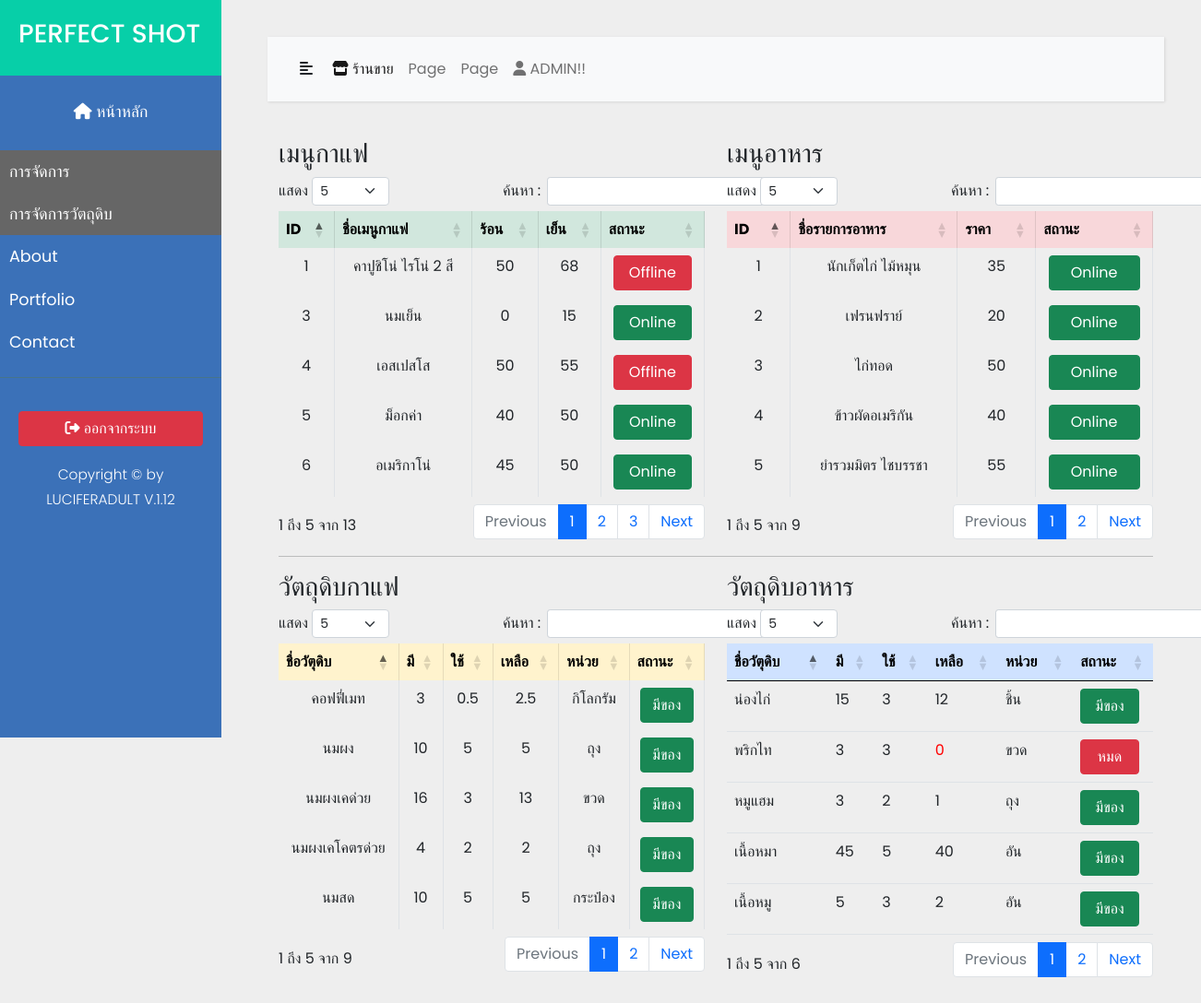
/admin.php (signed in), run on an earlier commit of the app's database.
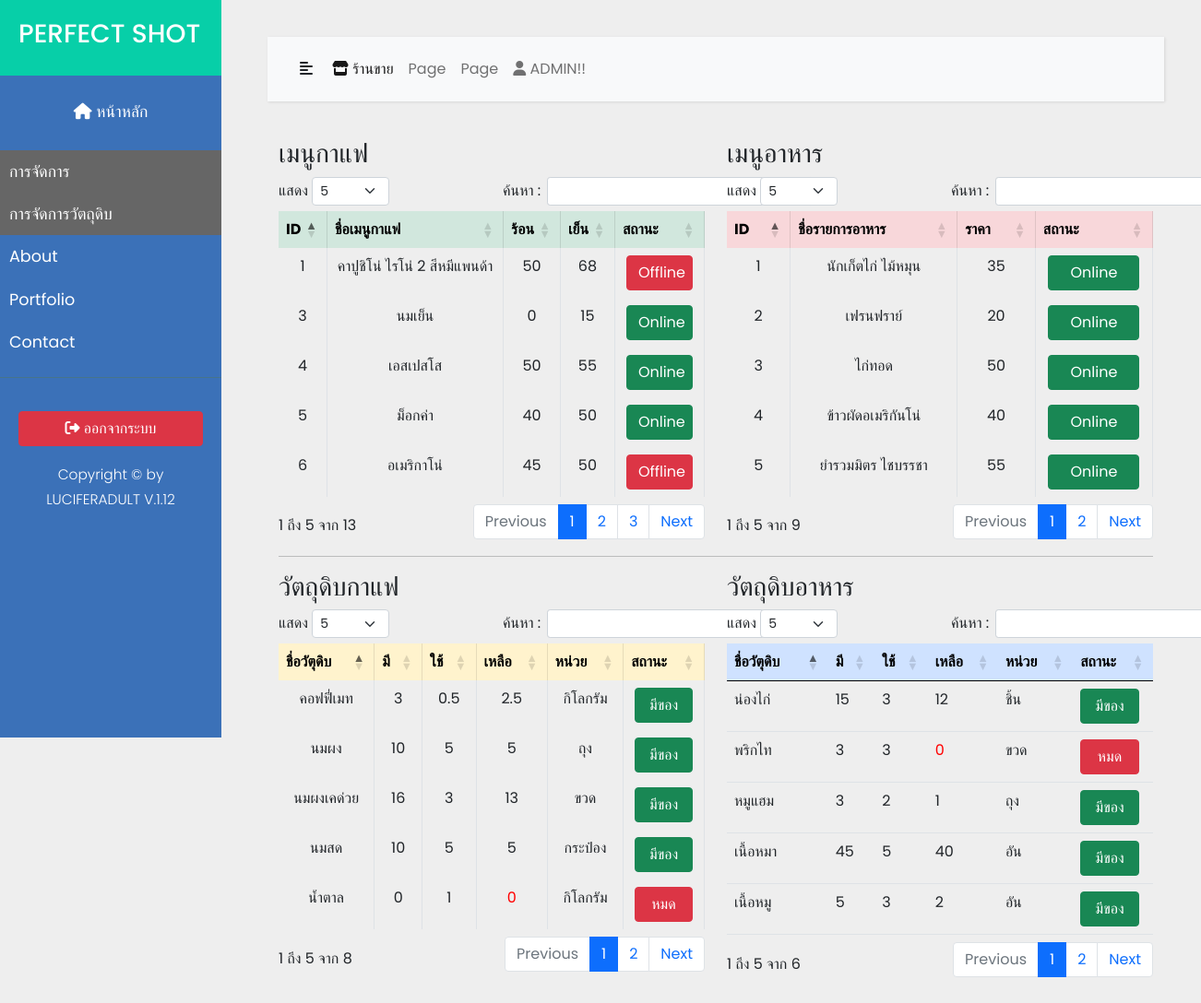
And on a later commit of the database.
### tables this page shows
CREATE TABLE `product_coffee` (
  `id_product` int(11) NOT NULL,
  `coffee_product` varchar(50) NOT NULL,
  `hot_price` float NOT NULL,
  `ice_price` float NOT NULL,
  `id_status` int(2) NOT NULL
);

CREATE TABLE `status_coffee` (
  `id_status` int(11) NOT NULL,
  `status` varchar(20) NOT NULL
);

CREATE TABLE `product_food` (
  `id_product_food` int(11) NOT NULL,
  `food_product` varchar(30) NOT NULL,
  `food_price` double NOT NULL,
  `id_status` int(11) NOT NULL
);

CREATE TABLE `material_coffee` (
  `id_mat_coffee` int(11) NOT NULL,
  `name_mat_coffee` varchar(50) NOT NULL,
  `have_qty_mat_coffee` double NOT NULL,
  `use_qty_mat_coffee` double NOT NULL,
  `total_qty_mat_coffee` double NOT NULL,
  `unit_mat_coffee` varchar(15) NOT NULL,
  `id_status_mat` int(11) NOT NULL
);

CREATE TABLE `status_material` (
  `id_status_mat` int(11) NOT NULL,
  `status_mat` varchar(15) NOT NULL
);

CREATE TABLE `material_food` (
  `id_mat_food` int(11) NOT NULL,
  `name_mat_food` varchar(50) NOT NULL,
  `have_qty_mat_food` double NOT NULL,
  `use_qty_mat_food` double NOT NULL,
  `total_qty_mat_food` int(11) NOT NULL,
  `unit_mat_food` varchar(15) NOT NULL,
  `id_status_mat` int(11) NOT NULL
);

### command.php (called while the page is built, shortened)
<?php
require 'connection/connect.php';
$query_product_coffee = "SELECT product_coffee.id_product,product_coffee.coffee_product,product_coffee.hot_price,product_coffee.ice_price,status_coffee.status FROM product_coffee
    INNER JOIN status_coffee ON product_coffee.id_status = status_coffee.id_status";
$result_product_coffee = mysqli_query($connect, $query_product_coffee);
$query_product_food = "SELECT product_food.id_product_food,product_food.food_product,product_food.food_price,status_coffee.status FROM product_food INNER JOIN status_coffee ON product_food.id_status = status_coffee.id_status";
$result_product_food = mysqli_query($connect, $query_product_food);
$query_material_coffee = "SELECT material_coffee.id_mat_coffee,material_coffee.name_mat_coffee,material_coffee.have_qty_mat_coffee,material_coffee.use_qty_mat_coffee,material_coffee.total_qty_mat_coffee,material_coffee.unit_mat_coffee,status_material.status_mat FROM material_coffee INNER JOIN status_material ON material_coffee.id_status_mat  = status_material.id_status_mat";
$result_material_coffee = mysqli_query($connect,$query_material_coffee);
$query_material_food = "SELECT material_food.id_mat_food,material_food.name_mat_food,material_food.have_qty_mat_food,material_food.use_qty_mat_food,material_food.total_qty_mat_food,material_food.unit_mat_food,status_material.status_mat FROM material_food INNER JOIN status_material ON material_food.id_status_mat = status_material.id_status_mat";
$result_material_food = mysqli_query($connect,$query_material_food);
?>

### admin.php (the view, shortened to what this page needs)
<?php
require 'connection/connect.php';
include 'command.php';
?>
<!DOCTYPE html>
<html>
<head>
</head>
<body>
    <?php include('menu/menubar.php'); ?>
    <div class="container-fluid">
        <div class="row">
            <div class="col-6">
                <h3>เมนูกาแฟ</h3>
                <table class="table table-bordered text-center" id="viewCoffeeProduct">
                    <thead class="table-success">
                        <tr>
                            <th scope="col">ID</th>
                            <th scope="col">ชื่อเมนูกาแฟ</th>
                            <th scope="col">ร้อน</th>
                            <th scope="col">เย็น</th>
                            <th scope="col">สถานะ</th>
                        </tr>
                    </thead>
                    <tbody>
                        <?php while ($row1 = mysqli_fetch_array($result_product_coffee)) { ?>
                            <tr>
                                <td><?php echo $row1['id_product']; ?></td>
                                <td><?php echo $row1['coffee_product']; ?></td>
                                <td><?php echo $row1['hot_price']; ?></td>
                                <td><?php echo $row1['ice_price']; ?></td>
                                <?php if ($row1['status'] == "Online") { ?>
                                    <td><button style="width:90%" class="btn btn-success"><?php echo $row1['status']; ?></button></td>
                                <?php } else if ($row1['status'] == "Offline") { ?>
                                    <td><button style="width:90%" class="btn btn-danger"><?php echo $row1['status']; ?></button></td>
                                <?php } ?>
                            </tr>
                        <?php } ?>
                    </tbody>
                </table>
            </div>
            <div class="col">
                <h3>เมนูอาหาร</h3>
                <table class="table table-bordered text-center" id="viewProductFood">
                    <thead class="table-danger">
                        <tr>
                            <th scope="col">ID</th>
                            <th scope="col">ชื่อรายการอาหาร</th>
                            <th scope="col">ราคา</th>
                            <th scope="col">สถานะ</th>
                        </tr>
                    </thead>
                    <tbody>
                        <?php while ($row2 = mysqli_fetch_array($result_product_food)) { ?>
                            <tr>
                                <td><?php echo $row2['id_product_food']; ?></td>
                                <td><?php echo $row2['food_product']; ?></td>
                                <td><?php echo $row2['food_price']; ?></td>
                                <?php if ($row2['status'] == "Online") { ?>
                                    <td><button style="width:90%" class="btn btn-success"><?php echo $row2['status']; ?></button></td>
                                <?php } else if ($row2['status'] == "Offline") { ?>
                                    <td><button style="width:90%" class="btn btn-success"><?php echo $row2['status']; ?></button></td>
                                <?php } ?>
                            </tr>
                        <?php } ?>
                    </tbody>
                </table>
            </div>
        </div>
        <hr>
        <div class="row">
            <div class="col-6">
                <h3>วัตถุดิบกาแฟ</h3>
                <table class="table table-bordered text-center" id="viewMaterialcoffee">
                    <thead class="table-warning">
                        <tr>
                            <th scope="col">ชื่อวัตุดิบ</th>
                            <th scope="col">มี</th>
                            <th scope="col">ใช้</th>
                            <th scope="col">เหลือ</th>
                            <th scope="col">หน่วย</th>
                            <th scope="col">สถานะ</th>
                        </tr>
                    </thead>
                    <tbody>
                        <?php while ($row3 = mysqli_fetch_array($result_material_coffee)) { ?>
                            <tr>
                                <td><?php echo $row3['name_mat_coffee']; ?></td>
                                <td><?php echo $row3['have_qty_mat_coffee']; ?></td>
                                <td><?php echo $row3['use_qty_mat_coffee']; ?></td>
                                <?php if ($row3['total_qty_mat_coffee'] == 0) { ?></td>
                                    <td style="color:red">
                                        <?php echo $row3['total_qty_mat_coffee']; ?>
                                    </td>
                                <?php } else { ?>
                                    <td><?php echo $row3['total_qty_mat_coffee']; ?></td>
                                <?php } ?>
                                <td><?php echo $row3['unit_mat_coffee']; ?></td>
                                <?php if ($row3['status_mat'] == "มีของ") { ?>
                                    <td><button style="width:90%" class="btn btn-success"><?php echo $row3['status_mat']; ?></button></td>
                                <?php } else if ($row3['status_mat'] == "หมด") { ?>
                                    <td><button style="width:90%" class="btn btn-danger"><?php echo $row3['status_mat']; ?></button></td>
                                <?php } ?>
                            </tr>
                        <?php } ?>
                    </tbody>
                </table>
            </div>
            <div class="col-6">
                <h3>วัตถุดิบอาหาร</h3>
                <table class="table " id="viewMaterialfood">
                    <thead class="table-primary" >
                        <tr>
                            <th scope="col">ชื่อวัตุดิบ</th>
                            <th scope="col">มี</th>
                            <th scope="col">ใช้</th>
                            <th scope="col">เหลือ</th>
                            <th scope="col">หน่วย</th>
                            <th scope="col">สถานะ</th>
                        </tr>
                    </thead>
                    <tbody>
                        <?php while ($row4 = mysqli_fetch_array($result_material_food)) { ?>
                            <tr>
                                <td><?php echo $row4['name_mat_food']; ?></td>
                                <td><?php echo $row4['have_qty_mat_food']; ?></td>
                                <td><?php echo $row4['use_qty_mat_food']; ?></td>
                                <?php if($row4['total_qty_mat_food']==0) {?>
                                <td style="color:red"><?php echo $row4['total_qty_mat_food']; ?></td>
                                <?php } else { ?>
                                <td><?php echo $row4['total_qty_mat_food']; ?></td>
                                <?php } ?>
                                <td><?php echo $row4['unit_mat_food'];?></td>
                                <?php if ($row4['status_mat'] == "มีของ") { ?>
                                    <td><button style="width:90%" class="btn btn-success"><?php echo $row4['status_mat']; ?></button></td>
                                <?php } else if ($row4['status_mat'] == "หมด") { ?>
                                    <td><button style="width:90%" class="btn btn-danger"><?php echo $row4['status_mat']; ?></button></td>
                                <?php } ?>
                            </tr>
                        <?php } ?>
                    </tbody>
                </table>
            </div>
        </div>
    </div>
</body>
</html>

### menu/menubar.php (shortened to what this page needs)
<div class="wrapper">
    <nav id="sidebar">
        <div class="sidebar-header">
            <h3>PERFECT SHOT</h3>
        </div>
        <ul class="list-unstyled components">
            <center><a href="admin.php">
                    <p><i class="fas fa-home"></i> หน้าหลัก</p>
                </a></center>
            <li class="active">
                <a href="#homeSubmenu" data-bs-toggle="collapse" aria-expanded="false" class="">การจัดการ</a>
            </li>
            <li class="active">
                <a href="#pageSubmenu" data-bs-toggle="collapse" aria-expanded="false" class="">การจัดการวัตถุดิบ</a>
            </li>
            <li>
                <a href="#">About</a>
            </li>
            <li>
                <a href="#">Portfolio</a>
            </li>
            <li>
                <a href="#">Contact</a>
            </li>
        </ul>
        <ul class="list-unstyled CTAs">
            <li>
                <button style="width:100%" class="btn btn-danger mb-2" data-bs-toggle="modal" data-bs-target="#logout"><i class="fas fa-sign-out-alt"></i> ออกจากระบบ</button>
            </li>
            <li>
               <center><small><p>Copyright © by LUCIFERADULT V.1.12</p></small></center>
            </li>
        </ul>
    </nav>
    <div id="content">
        <nav class="navbar navbar-expand-lg navbar-light bg-light">
            <div class="container-fluid">
                <button type="button" id="sidebarCollapse" class="btn">
                    <i class="fas fa-align-left"></i>
                </button>
                <div class="collapse navbar-collapse" id="navbarSupportedContent">
                    <ul class="nav navbar-nav ml-auto">
                        <li class="nav-item ">
                            <a class="nav-link active" href="salecoffee.php"><i class="fas fa-store"></i> ร้านขาย</a>
                        </li>
                        <li class="nav-item">
                            <a class="nav-link" href="#">Page</a>
                        </li>
                        <li class="nav-item">
                            <a class="nav-link" href="#">Page</a>
                        </li>
                        <li class="nav-item dropdown dropstart">
                            <a class="nav-link " href="#" id="navbarDropdown" role="button" data-bs-toggle="dropdown" aria-expanded="false">
                            <i class="fas fa-user"></i> <?php echo $_SESSION['admin_name_login'];?>
                            </a>
                        </li>
                    </ul>
                </div>
            </div>
        </nav>

### css/style.css (style rules this page uses)
body { font-family: 'Poppins', sans-serif; background-color: #eee; }
p { font-family: 'Poppins', sans-serif; font-size: 1.1em; font-weight: 300; line-height: 1.7em; color: #999; }
a, a:hover, a:focus { color: inherit; text-decoration: none; transition: all 0.3s; }
.navbar { padding: 15px 10px; background: #fff; border: none; border-radius: 0; margin-bottom: 40px; box-shadow: 1px 1px 3px rgba(0, 0, 0, 0.1); }
.wrapper { display: flex; width: 100%; }
#sidebar { width: 240px; position: fixed; top: 0; left: 0; height: 100vh; z-index: 999; background: #3b71b8; color: #fff; transition: all 0.2s; }
#sidebar .sidebar-header { padding: 20px; background: #07CFA8; }
#sidebar ul.components { padding: 15px 0; border-bottom: 1px solid #47748b; }
#sidebar ul p { color: #fff; padding: 10px; }
#sidebar ul li a { padding: 10px; font-size: 1.1em; display: block; }
#sidebar ul li.active>a { color: #fff; background: #666666; }
ul.CTAs { padding: 20px; }
#content { width: calc(100% - 250px); padding: 40px; min-height: 100vh; transition: all 0.3s; position: absolute; top: 0; right: 0; }

What changed in the data, as far as the page shows it:
removed material_coffee: name_mat_coffee "นมผงเคโคตรด่วย", have_qty_mat_coffee "4", use_qty_mat_coffee "2", total_qty_mat_coffee "2", unit_mat_coffee "ถุง", id_status_mat.status_mat "มีของ"
changed product_coffee id 1: coffee_product "คาปูชิโน่ ไรโน่ 2 สี" → "คาปูชิโน่ ไรโน่ 2 สีหมีแพนด้า"
changed product_coffee "เอสเปสโส": id_status.status "Offline" → "Online"
changed product_coffee "อเมริกาโน่": id_status.status "Online" → "Offline"
changed product_food id 4: food_product "ข้าวผัดอเมริกัน" → "ข้าวผัดอเมริกันโน่"
now on this page (row unchanged): material_coffee: name_mat_coffee "น้ำตาล", have_qty_mat_coffee "0", use_qty_mat_coffee "1", total_qty_mat_coffee "0", unit_mat_coffee "กิโลกรัม", id_status_mat.status_mat "หมด"
Also different on the page:
text written by a page script: "แสดง ค้นหา : 1 ถึง 5 จาก 9 Previous 1 2 Next" → "แสดง ค้นหา : 1 ถึง 5 จาก 8 Previous 1 2 Next"
